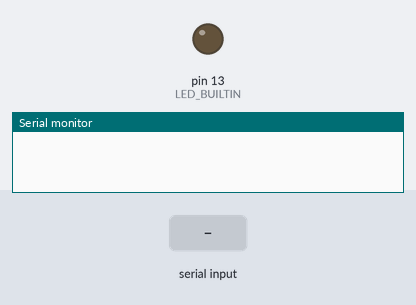
Recording of a sketch running on a simulated Arduino Uno, built with avr-gcc and run on an emulated ATmega328P. On the bench: output pins drawn as LEDs (lit = HIGH), the last lines printed to the serial monitor. Inputs (shaded band) come from the test bench.

Above: at 1.2 s.
1.3 s: "1" received over Serial
At 4.4 s:
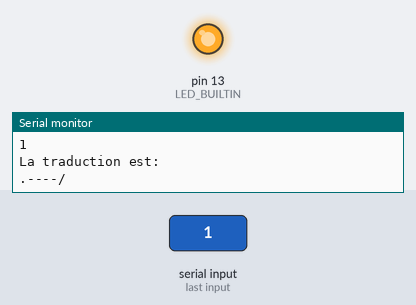
Timing chart, 0 to 10.3 s (numbered marks = the images above; inputs shaded):
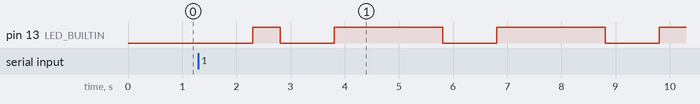

The sketch:

Arduinocommunication.ino
```cpp
#include "CodeMorse.hpp"   ///Importation des fichiers
#include "Clignotement.hpp"

CodeMorse cm;           ///abréviation pour pouvoir faire référence au classe lors d'appel de fonction
Clignotement cl;

void setup() {   ///Téléversement du code pour le clignotement sur la Arduino

  Serial.begin(9600);      ///activation du moniteur et de la led interne de la carte Arduino
  pinMode(LED_BUILTIN, OUTPUT);
}

void loop() {

if (Serial.available()){                /// Appel des fonctions pour la traduction et le clignotement de la phrase ajoutée dans le moniteur
      cm.lettremot = Serial.readString();
      cm.textversmorse();
      cl.clignotementmillis(cm.morsemot);       ///fonction avec millis
      //cl.clignotementdelay(cm.morsemot);      ///fonction avec delay
}
}
```

Clignotement.cpp
```cpp
#include "Clignotement.hpp"

Clignotement::Clignotement(){};   ///Constructeur


void Clignotement::tiret() {   ///Fonction permettant de communiquer un tiret avec Arduino avec DELAY
  digitalWrite(LED_BUILTIN, HIGH);
  delay(1500);                              ///1,5 secondes pour un tiret
  digitalWrite(LED_BUILTIN, LOW);
  delay(1000);                              ///pause de 1 seconde pour la lettre suivante
}

void Clignotement::point() {   ///Fonction permettant de communiquer un point avec Arduino avec DELAY
  digitalWrite(LED_BUILTIN, HIGH);
  delay(500);                               ///0,5 secondes pour un point
  digitalWrite(LED_BUILTIN, LOW);
  delay(1000);                              ///pause de 1 seconde pour la lettre suivante
}

void Clignotement::espace() {   ///Fonction permettant de communiquer un point avec Arduino avec DELAY                               ///0,5 secondes pour un point
  digitalWrite(LED_BUILTIN, LOW);
  delay(3000);                              ///pause de 1 seconde pour la lettre suivante
}

void Clignotement::clignotementdelay(String x) {   ///Fonction permettant de communiquer un tiret ou un point selon le mot demandé avec Arduino avec DELAY
  for (int i = 0; i < x.length(); i++) {
    if (x.charAt(i) == '.') {                      ///Selon un point, un tiret ou un espace, on appelle la fonction correspondante
      point();
    }else if (x.charAt(i) == '-'){
      tiret();
    }else if (x.charAt(i) == '/'){
      espace();
    }
  }
}

void Clignotement::clignotementmillis(String x) {   ///Fonction permettant de communiquer un tiret ou un point selon le mot demandé avec Arduino avec MILLIS
  for (int i = 0; i < x.length();i++) {
    if (x.charAt(i)=='.'){
      millisactuel = millis();                       ///On démarre le chronomètre
      while ((millis()- millisactuel) < 500){       ///si le temps actuel moins le départ est inférieur à 0,5 seconde, on allume la led jusqu'à 1,5 secondes pour un point
        digitalWrite(LED_BUILTIN, HIGH);
      }
      while ((millis()-millisactuel) < 1500){
        digitalWrite(LED_BUILTIN, LOW);
      }
    }
    else if (x.charAt(i)=='-'){
      millisactuel = millis();                        //////si le temps actuel moins le départ est inférieur à 2 secondes, on allume la led jusqu'à 3 secondes pour un tiret
      while ((millis()- millisactuel) < 2000){
        digitalWrite(LED_BUILTIN, HIGH);
      }
      while ((millis()-millisactuel) < 3000){
        digitalWrite(LED_BUILTIN, LOW);
      }
    }
    else if (x.charAt(i)=='/'){
      millisactuel = millis();                        //////si le temps actuel moins le départ est inférieur à 5 secondes, on maintient le led éteinte pour marquer l'espace
      while ((millis()-millisactuel) < 3500){
        digitalWrite(LED_BUILTIN, LOW);
      }
    }
  }
}
```

Clignotement.hpp
```cpp
#ifndef CLIGNOTEMENT_H
#define CLIGNOTEMENT_H

#include "Arduino.h"

class Clignotement   /// Definition de ma classe Clignotement
{

private:
    unsigned long millisactuel;

public:
    Clignotement(String x);
    Clignotement();
    void point();                           ///Fonction de clignotement d'un point
    void tiret();                           ///Fonction de clignotement d'un tiret
    void espace();                          ///Fonction de clignotement d'un espace
    void clignotementmillis(String x);        ///// Traitement de pause entre un point et un tiret d'abord avec millis puis avec delay
    void clignotementdelay(String x);
};

#endif
```

CodeMorse.cpp
```cpp
#include "CodeMorse.hpp"

CodeMorse::CodeMorse(){};       ///Constructeur

void CodeMorse::textversmorse(){  ///fonction permettant de demander un mot et retournant la traduction en Morse
    char text[83] = {'a', 'b', 'c', 'd', 'e', 'f', 'g', 'h', 'i', 'j', 'k', 'l', 'm', 'n', 'o', 'p', 'q', 'r', 's', 't', 'u', 'v', 'w', 'x', 'y', 'z','1','2','3','4','5','6','7','8','9','0','A', 'B', 'C', 'D', 'E', 'F', 'G', 'H', 'I', 'J', 'K', 'L', 'M', 'N', 'O', 'P', 'Q', 'R', 'S', 'T', 'U', 'V', 'W', 'X', 'Y', 'Z',' '};                        ///chaque lettre ou chiffre a sa propre traduction en Morse qu'on définit en tant que liste de caractère et string
    String morse[83] = {".-/","-.../","-.-./","-../","./","..-/","--./","..../","../",".---/","-.-/",".-../","--/","-./","---/",".--./","--.-/",".-./",".../","-/","..-/","...-/",".--/","-..-/","-.--/","--../",".----/","..---/","...--/","....-/","...../","-..../","--.../","---../","----./","-----/",".-/","-.../","-.-./","-../","./","..-/","--./","..../","../",".---/","-.-/",".-../","--/","-./","---/",".--./","--.-/",".-./",".../","-/","..-/","...-/",".--/","-..-/","-.--/","--../","/"};

    Serial.println("Ecris le mot que tu veux traduire:\n");         ///On demande à l'utilisateur d'écrire un mot ou phrase à traduire
    Serial.println(lettremot);

    Serial.println("La traduction est:\n");

    morsemot = '\0';                                    ///Réinitialisation du mot

    for (int i = 0; i < lettremot.length(); ++i){       ///On traduit lettre par lettre le mot ou phrase demandée
        for (int j = 0; j < 83; j++){
            if (lettremot.charAt(i) == text[j]){
              Serial.print(morse[j]);             ///On retourne la traduction de chaque lettre une par une dans le moniteur
              morsemot = morsemot + morse[j];
            }
        }
    }

}
```

CodeMorse.hpp
```cpp
#ifndef CODEMORSE_H
#define CODEMORSE_H

#include "Arduino.h"

class CodeMorse{   /// Definition de ma classe CodeMorse

  private:
    char text = 0;


  public:
    CodeMorse();
    String morsemot;            ///mot en morse
    String lettremot;           ///mot avec lettres
    String morse;
    void textversmorse();       ///fonction de traduction
};

#endif
```

Measured:
- after the input at 1.3 s, pin 13 (LED_BUILTIN): LOW → HIGH after 1.0 s, then repeats every 3.0 s: LOW 1.0 s, HIGH 2.0 s
